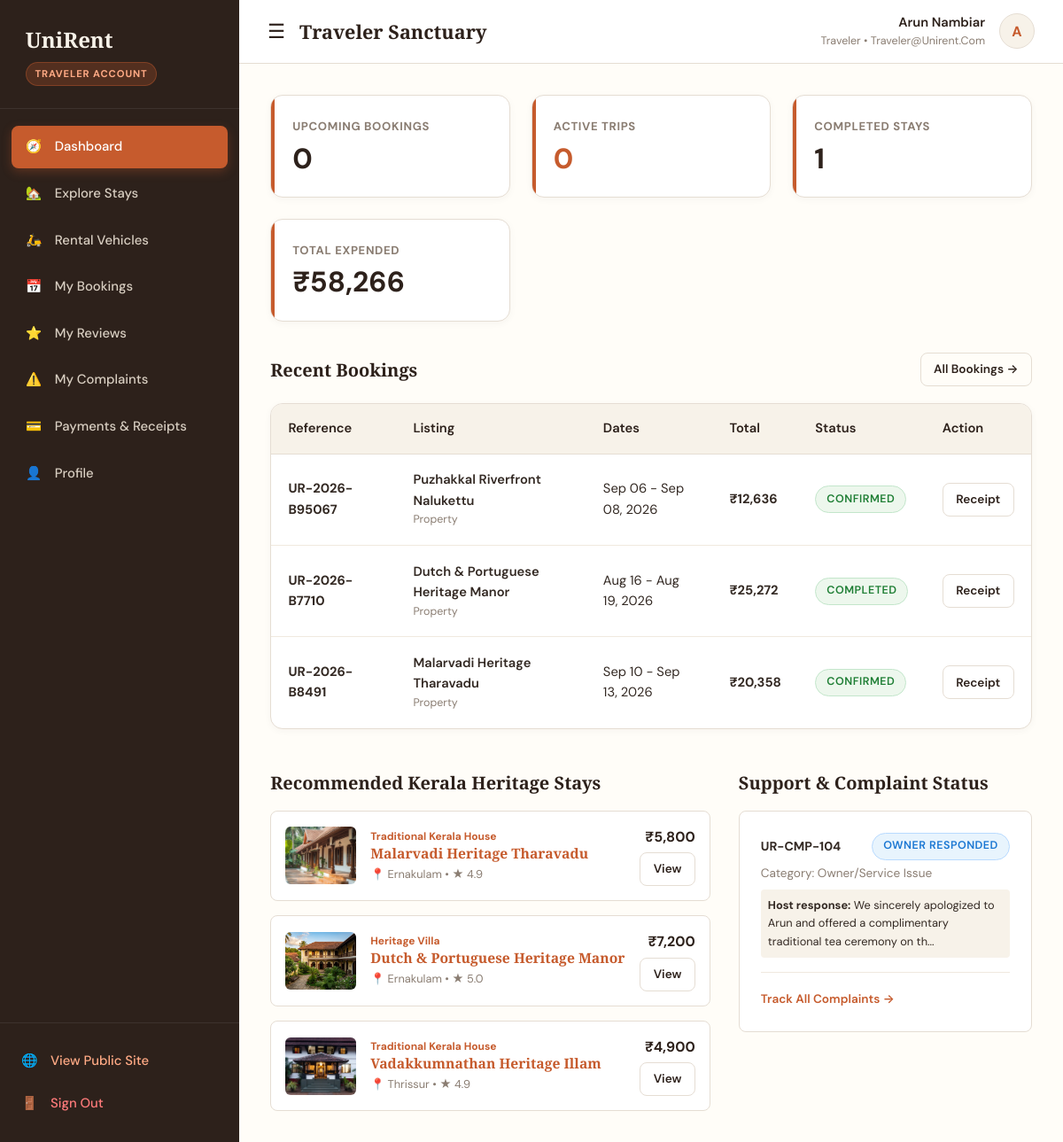
/traveler/dashboard (signed in), run on an earlier commit of the app's database.
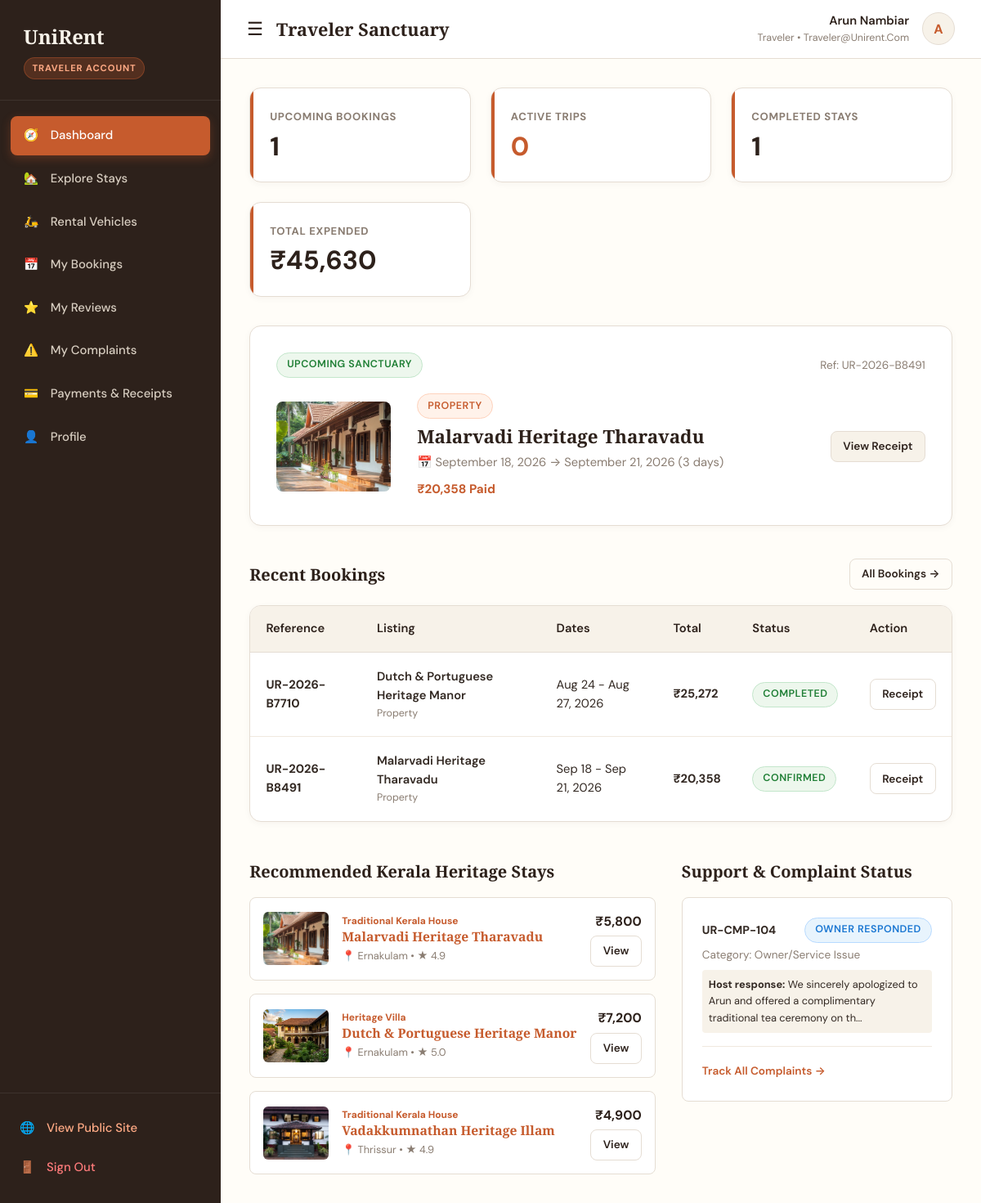
And on a later commit of the database.
### app/models.py (models this page shows, shortened)
class Booking(db.Model):
    __tablename__ = 'bookings'
    booking_id = db.Column(db.Integer, primary_key=True, autoincrement=True)
    booking_reference = db.Column(db.String(50), unique=True, nullable=False, index=True)
    user_id = db.Column(db.Integer, db.ForeignKey('users.user_id', ondelete='CASCADE'), nullable=False)
    owner_id = db.Column(db.Integer, db.ForeignKey('owners.owner_id', ondelete='CASCADE'), nullable=False)
    listing_type = db.Column(db.String(20), nullable=False)  # property, vehicle
    property_id = db.Column(db.Integer, db.ForeignKey('properties.property_id', ondelete='SET NULL'), nullable=True)
    vehicle_id = db.Column(db.Integer, db.ForeignKey('vehicles.vehicle_id', ondelete='SET NULL'), nullable=True)
    start_date = db.Column(db.Date, nullable=False)
    end_date = db.Column(db.Date, nullable=False)
    total_days = db.Column(db.Integer, nullable=False, default=1)
    daily_rate = db.Column(db.Float, nullable=False)
    service_fee = db.Column(db.Float, nullable=False, default=0.0)
    tax_amount = db.Column(db.Float, nullable=False, default=0.0)
    total_amount = db.Column(db.Float, nullable=False)
    booking_status = db.Column(db.String(20), nullable=False, default='confirmed')  # pending, confirmed, active, completed, cancelled
    special_requests = db.Column(db.Text, nullable=True)
    created_at = db.Column(db.DateTime, default=datetime.utcnow)
    payment = db.relationship('Payment', backref='booking', uselist=False, cascade='all, delete-orphan')
    review = db.relationship('Review', backref='booking', uselist=False, cascade='all, delete-orphan')
    complaints = db.relationship('Complaint', backref='booking', lazy='dynamic', cascade='all, delete-orphan')
    @property
    def listing_name(self):
        if self.listing_type == 'property' and self.property:
            return self.property.property_name
        elif self.listing_type == 'vehicle' and self.vehicle:
            return f"{self.vehicle.vehicle_name} ({self.vehicle.model})"
        return 'Listing'
    @property
    def listing_image(self):
        if self.listing_type == 'property' and self.property:
            return self.property.featured_image
        elif self.listing_type == 'vehicle' and self.vehicle:
            return self.vehicle.featured_image
        return '/static/images/hero_kerala_stay.jpg'

class Property(db.Model):
    __tablename__ = 'properties'
    property_id = db.Column(db.Integer, primary_key=True, autoincrement=True)
    owner_id = db.Column(db.Integer, db.ForeignKey('owners.owner_id', ondelete='CASCADE'), nullable=False)
    property_name = db.Column(db.String(160), nullable=False)
    slug = db.Column(db.String(180), unique=True, nullable=False)
    property_type = db.Column(db.String(80), nullable=False)  # Heritage Villa, Traditional Tharavadu, Nalukettu, Colonial Manor
    description = db.Column(db.Text, nullable=False)
    address = db.Column(db.String(255), nullable=False)
    district = db.Column(db.String(50), nullable=False)  # Ernakulam, Thrissur
    latitude = db.Column(db.Float, nullable=False)
    longitude = db.Column(db.Float, nullable=False)
    price_per_night = db.Column(db.Float, nullable=False)
    guest_capacity = db.Column(db.Integer, nullable=False, default=2)
    bedrooms = db.Column(db.Integer, nullable=False, default=1)
    bathrooms = db.Column(db.Integer, nullable=False, default=1)
    amenities = db.Column(db.Text, nullable=True)  # JSON serialized list
    images = db.Column(db.Text, nullable=True)  # JSON serialized list of image paths/URLs
    featured_image = db.Column(db.String(255), nullable=True)
    approval_status = db.Column(db.String(20), nullable=False, default='pending')  # pending, approved, rejected
    rejection_reason = db.Column(db.Text, nullable=True)
    availability_status = db.Column(db.String(20), nullable=False, default='available')  # available, booked, maintenance
    featured = db.Column(db.Boolean, nullable=False, default=False)
    created_at = db.Column(db.DateTime, default=datetime.utcnow)
    bookings = db.relationship('Booking', backref='property', lazy='dynamic')
    reviews = db.relationship('Review', backref='property', lazy='dynamic')
    @property
    def average_rating(self):
        revs = self.reviews.all()
        if not revs:
            return 4.9  # Default showcase rating
        return round(sum(r.rating for r in revs) / len(revs), 1)

class Review(db.Model):
    __tablename__ = 'reviews'
    review_id = db.Column(db.Integer, primary_key=True, autoincrement=True)
    booking_id = db.Column(db.Integer, db.ForeignKey('bookings.booking_id', ondelete='CASCADE'), unique=True, nullable=False)
    user_id = db.Column(db.Integer, db.ForeignKey('users.user_id', ondelete='CASCADE'), nullable=False)
    listing_type = db.Column(db.String(20), nullable=False)  # property, vehicle
    property_id = db.Column(db.Integer, db.ForeignKey('properties.property_id', ondelete='CASCADE'), nullable=True)
    vehicle_id = db.Column(db.Integer, db.ForeignKey('vehicles.vehicle_id', ondelete='CASCADE'), nullable=True)
    rating = db.Column(db.Integer, nullable=False)  # 1 to 5
    review_title = db.Column(db.String(150), nullable=True)
    review_text = db.Column(db.Text, nullable=False)
    image_url = db.Column(db.String(255), nullable=True)
    created_at = db.Column(db.DateTime, default=datetime.utcnow)

class Complaint(db.Model):
    __tablename__ = 'complaints'
    complaint_id = db.Column(db.Integer, primary_key=True, autoincrement=True)
    complaint_reference = db.Column(db.String(50), unique=True, nullable=False)
    booking_id = db.Column(db.Integer, db.ForeignKey('bookings.booking_id', ondelete='CASCADE'), nullable=False)
    user_id = db.Column(db.Integer, db.ForeignKey('users.user_id', ondelete='CASCADE'), nullable=False)
    owner_id = db.Column(db.Integer, db.ForeignKey('owners.owner_id', ondelete='CASCADE'), nullable=False)
    category = db.Column(db.String(60), nullable=False)
    description = db.Column(db.Text, nullable=False)
    evidence_image = db.Column(db.String(255), nullable=True)
    status = db.Column(db.String(20), nullable=False, default='open')
    owner_response = db.Column(db.Text, nullable=True)
    admin_response = db.Column(db.Text, nullable=True)
    created_at = db.Column(db.DateTime, default=datetime.utcnow)
    resolved_at = db.Column(db.DateTime, nullable=True)

### app/routes/traveler.py (the view)
@traveler_bp.route('/dashboard')
@login_required('traveler')
def dashboard():
    user_id = session.get('user_id')
    user = db.session.get(User, user_id)
    today = date.today()
    all_bookings = Booking.query.filter_by(user_id=user_id).order_by(Booking.created_at.desc()).all()
    upcoming_bookings = [b for b in all_bookings if b.start_date > today and b.booking_status in ['confirmed', 'pending']]
    active_bookings = [b for b in all_bookings if b.start_date <= today <= b.end_date and b.booking_status == 'active']
    completed_bookings = [b for b in all_bookings if b.booking_status == 'completed']
    total_spent = sum(b.total_amount for b in all_bookings if b.booking_status in ['confirmed', 'active', 'completed'])
    recommended_stays = Property.query.filter_by(approval_status='approved', featured=True).limit(3).all()
    if not recommended_stays:
        recommended_stays = Property.query.filter_by(approval_status='approved').limit(3).all()
    recommended_vehicles = Vehicle.query.filter_by(approval_status='approved').limit(3).all()
    recent_reviews = Review.query.filter_by(user_id=user_id).order_by(Review.created_at.desc()).limit(3).all()
    recent_complaints = Complaint.query.filter_by(user_id=user_id).order_by(Complaint.created_at.desc()).limit(3).all()
    next_upcoming = upcoming_bookings[0] if upcoming_bookings else None
    return render_template(
        'traveler/dashboard.html',
        user=user,
        stats={
            'upcoming': len(upcoming_bookings),
            'active': len(active_bookings),
            'completed': len(completed_bookings),
            'total_spent': total_spent
        },
        next_upcoming=next_upcoming,
        recent_bookings=all_bookings[:5],
        recommended_stays=recommended_stays,
        recommended_vehicles=recommended_vehicles,
        recent_reviews=recent_reviews,
        recent_complaints=recent_complaints
    )

### templates/traveler/dashboard.html (shortened to what the changed rows need)
{% extends "dashboard_base.html" %}
{% block dashboard_content %}
<div class="stats-grid">
  <div class="stat-card">
    <span class="stat-label">Upcoming Bookings</span>
    <span class="stat-value">{{ stats.upcoming }}</span>
  </div>
  <div class="stat-card">
    <span class="stat-label">Total Expended</span>
    <span class="stat-value">{{ format_currency(stats.total_spent) }}</span>
  </div>
</div>
{% if next_upcoming %}
  <div style="background: var(--ur-white); border: 1px solid var(--ur-border); border-radius: var(--radius-md); padding: 2rem; margin-bottom: 2.5rem; box-shadow: var(--shadow-sm);">
    <div style="display:flex; justify-content:space-between; align-items:center; margin-bottom: 1.2rem;">
      <span class="badge badge-confirmed">Upcoming Sanctuary</span>
      <span style="font-size: 0.85rem; color: var(--ur-muted);">Ref: {{ next_upcoming.booking_reference }}</span>
    </div>
    <div style="display: flex; gap: 2rem; align-items: center;">
      <div style="width: 140px; height: 110px; border-radius: var(--radius-sm); overflow: hidden; flex-shrink: 0;">
        <img src="{{ next_upcoming.listing_image }}" alt="Upcoming" style="width: 100%; height: 100%; object-fit: cover;">
      </div>
      <div style="flex: 1;">
        <span class="badge badge-delivery" style="margin-bottom: 0.3rem;">{{ next_upcoming.listing_type|capitalize }}</span>
        <h3 style="font-size: 1.4rem; margin: 0.2rem 0 0.4rem;">{{ next_upcoming.listing_name }}</h3>
        <p style="color: var(--ur-muted); font-size: 0.92rem; margin-bottom: 0.5rem;">
          📅 {{ next_upcoming.start_date.strftime('%B %d, %Y') }} → {{ next_upcoming.end_date.strftime('%B %d, %Y') }} ({{ next_upcoming.total_days }} days)
        </p>
        <div style="font-size: 0.95rem; font-weight: 700; color: var(--ur-burnt-orange);">
          {{ format_currency(next_upcoming.total_amount) }} Paid
        </div>
      </div>
      <div>
        <a href="{{ url_for('main.confirmation', ref=next_upcoming.booking_reference) }}" class="btn btn-secondary btn-sm">View Receipt</a>
      </div>
    </div>
  </div>
{% endif %}
<div style="margin-bottom: 3rem;">
  <div class="table-responsive">
    <table class="table">
      <thead>
        <tr>
          <th>Reference</th>
          <th>Listing</th>
          <th>Dates</th>
          <th>Total</th>
          <th>Status</th>
          <th>Action</th>
        </tr>
      </thead>
      <tbody>
        {% for b in recent_bookings %}
          <tr>
            <td><strong>{{ b.booking_reference }}</strong></td>
            <td>
              <div style="font-weight: 600;">{{ b.listing_name }}</div>
              <div style="font-size: 0.78rem; color: var(--ur-muted);">{{ b.listing_type|capitalize }}</div>
            </td>
            <td>{{ b.start_date.strftime('%b %d') }} - {{ b.end_date.strftime('%b %d, %Y') }}</td>
            <td><strong>{{ format_currency(b.total_amount) }}</strong></td>
            <td>
              {% if b.booking_status == 'confirmed' %}
                <span class="badge badge-confirmed">Confirmed</span>
              {% elif b.booking_status == 'active' %}
                <span class="badge badge-active">Active</span>
              {% elif b.booking_status == 'completed' %}
                <span class="badge badge-approved">Completed</span>
              {% else %}
                <span class="badge badge-rejected">{{ b.booking_status|capitalize }}</span>
              {% endif %}
            </td>
            <td>
              <a href="{{ url_for('main.confirmation', ref=b.booking_reference) }}" class="btn btn-outline btn-sm">Receipt</a>
            </td>
          </tr>
        {% else %}
          <tr>
            <td colspan="6" style="text-align:center; padding: 2rem; color: var(--ur-muted);">No bookings placed yet. <a href="{{ url_for('main.stays') }}">Explore Heritage Stays</a></td>
          </tr>
        {% endfor %}
      </tbody>
    </table>
  </div>
</div>
<div style="display: grid; grid-template-columns: 1.5fr 1fr; gap: 2rem;">
  <div>
    <div style="display: flex; flex-direction: column; gap: 1rem;">
      {% for stay in recommended_stays %}
        <div style="background: var(--ur-white); border: 1px solid var(--ur-border); border-radius: var(--radius-sm); padding: 1rem; display: flex; gap: 1rem; align-items: center;">
          <div style="width: 80px; height: 65px; border-radius: 6px; overflow: hidden; flex-shrink: 0;">
            <img src="{{ stay.featured_image }}" alt="Stay" style="width:100%; height:100%; object-fit:cover;">
          </div>
          <div style="flex:1;">
            <div style="font-size:0.75rem; color: var(--ur-burnt-orange); font-weight:700;">{{ stay.property_type }}</div>
            <h4 style="font-size: 0.98rem; margin:0 0 0.2rem;"><a href="{{ url_for('main.stay_details', property_id=stay.property_id) }}">{{ stay.property_name }}</a></h4>
            <div style="font-size: 0.8rem; color: var(--ur-muted);">📍 {{ stay.district }} • ★ {{ stay.average_rating }}</div>
          </div>
          <div style="text-align: right;">
            <div style="font-weight: 700; color: var(--ur-brown);">{{ format_currency(stay.price_per_night) }}</div>
            <a href="{{ url_for('main.stay_details', property_id=stay.property_id) }}" class="btn btn-outline btn-sm" style="margin-top: 0.3rem;">View</a>
          </div>
        </div>
      {% endfor %}
    </div>
  </div>
  <div>
    <div style="background: var(--ur-white); border: 1px solid var(--ur-border); border-radius: var(--radius-sm); padding: 1.5rem;">
      {% if recent_complaints %}
        {% for c in recent_complaints %}
          <div style="margin-bottom: 1rem; padding-bottom: 1rem; border-bottom: 1px solid var(--ur-border-light);">
            <div style="display:flex; justify-content:space-between; align-items:center; margin-bottom: 0.3rem;">
              <strong style="font-size: 0.88rem;">{{ c.complaint_reference }}</strong>
              <span class="badge {% if c.status == 'resolved' %}badge-approved{% elif c.status == 'owner_responded' %}badge-active{% else %}badge-pending{% endif %}">
                {{ c.status|replace('_', ' ')|capitalize }}
              </span>
            </div>
            <div style="font-size: 0.85rem; color: var(--ur-muted);">Category: {{ c.category }}</div>
            {% if c.owner_response %}
              <div style="background: var(--ur-ivory); padding: 0.5rem; border-radius: 4px; font-size: 0.8rem; margin-top: 0.4rem;">
                <strong>Host response:</strong> {{ c.owner_response[:90] }}...
              </div>
            {% endif %}
          </div>
        {% endfor %}
      {% else %}
        <div style="text-align: center; color: var(--ur-muted); padding: 1rem 0;">
          <div>🛡️</div>
          <div style="margin-top: 0.5rem; font-size: 0.9rem;">No complaints on record. All your journeys are running smoothly.</div>
        </div>
      {% endif %}
    </div>
  </div>
</div>
{% endblock %}

What changed in the data, as far as the page shows it:
removed Booking: booking_reference "UR-2026-B95067", listing_name "Puzhakkal Riverfront Nalukettu", listing_type "Property", start_date "Sep 06", end_date "Sep 08, 2026", total_amount "₹12,636", booking_status "CONFIRMED"
changed Booking "Malarvadi Heritage Tharavadu": booking_reference (not shown) → "UR-2026-B8491"; listing_type (not shown) → "PROPERTY"; listing_name (not shown) → "Malarvadi Heritage Tharavadu"; start_date (not shown) → "September 18, 2026"; end_date (not shown) → "September 21, 2026"; total_days (not shown) → "3"; total_amount (not shown) → "₹20,358"; start_date "Sep 10" → "Sep 18"; end_date "Sep 13, 2026" → "Sep 21, 2026"
changed Booking "Dutch & Portuguese Heritage Manor": start_date "Aug 16" → "Aug 24"; end_date "Aug 19, 2026" → "Aug 27, 2026"
Also different on the page:
{{ stats.upcoming }}: "0" → "1"
text no longer shown: "₹58,266"
text now shown: "₹45,630 UPCOMING SANCTUARY Ref: 📅 → ( days) Paid View Receipt"
